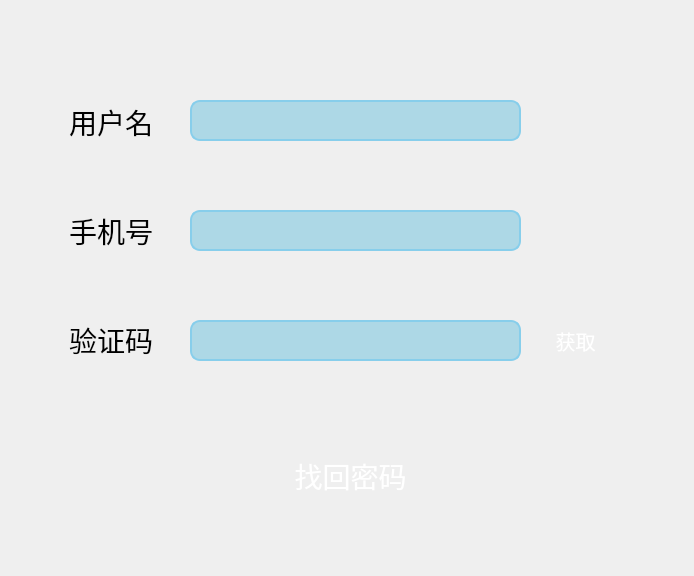
<?xml version="1.0" encoding="UTF-8"?>
<ui version="4.0">
 <class>forgetPassword2</class>
 <widget class="QWidget" name="forgetPassword2">
  <property name="geometry">
   <rect>
    <x>0</x>
    <y>0</y>
    <width>694</width>
    <height>576</height>
   </rect>
  </property>
  <property name="windowTitle">
   <string>Form</string>
  </property>
  <property name="styleSheet">
   <string notr="true">/* QLineEdit 样式 */
QLineEdit {
    color: white;
       font-family: &quot;Microsoft YaHei&quot;;
	background-color: lightblue;
    font-size: 28px; /* 提高字体大小 */
    border-style: outset;
    border-radius: 10px;

border: 2px solid #87CEEB; /* 增加边框以突出输入框 */
}


/* QLabel 样式 */
QLabel {
 font-family: &quot;Microsoft YaHei&quot;;
	background: rgba(85, 170, 255, 0);
    color: black; /* 黑色字体 */
    font-size: 28px; /* 字体大小 */
    padding: 2px; /* 内边距 */

    text-align: center; /* 居中对齐 */
}













</string>
  </property>
  <widget class="QLineEdit" name="phoneNumberLineEdit">
   <property name="geometry">
    <rect>
     <x>190</x>
     <y>210</y>
     <width>331</width>
     <height>41</height>
    </rect>
   </property>
  </widget>
  <widget class="QLineEdit" name="userNameLineEdit">
   <property name="geometry">
    <rect>
     <x>190</x>
     <y>100</y>
     <width>331</width>
     <height>41</height>
    </rect>
   </property>
   <property name="text">
    <string/>
   </property>
  </widget>
  <widget class="QWidget" name="layoutWidget">
   <property name="geometry">
    <rect>
     <x>60</x>
     <y>70</y>
     <width>110</width>
     <height>321</height>
    </rect>
   </property>
   <layout class="QVBoxLayout" name="verticalLayout_4">
    <item>
     <widget class="QLabel" name="register_userName_4">
      <property name="text">
       <string>用户名</string>
      </property>
     </widget>
    </item>
    <item>
     <widget class="QLabel" name="register_userSex_4">
      <property name="text">
       <string>手机号</string>
      </property>
     </widget>
    </item>
    <item>
     <widget class="QLabel" name="register_userPhoneNumber_4">
      <property name="text">
       <string>验证码</string>
      </property>
     </widget>
    </item>
   </layout>
  </widget>
  <widget class="QLineEdit" name="checkLineEdit">
   <property name="geometry">
    <rect>
     <x>190</x>
     <y>320</y>
     <width>331</width>
     <height>41</height>
    </rect>
   </property>
   <property name="text">
    <string/>
   </property>
  </widget>
  <widget class="QPushButton" name="getCheckButton">
   <property name="geometry">
    <rect>
     <x>550</x>
     <y>320</y>
     <width>51</width>
     <height>41</height>
    </rect>
   </property>
   <property name="styleSheet">
    <string notr="true">

QPushButton {
    font-family: &quot;Microsoft YaHei&quot;;
    font-size: 20px;
    color: white;
    background: qlineargradient(x1:0, y1:0, x2:1, y2:0,
                  stop:0 #FDC245, stop:1 #FB9E23);
border-radius: 10px;

}
QPushButton:hover {
background-color:#FAC85C;
}
</string>
   </property>
   <property name="text">
    <string>获取</string>
   </property>
  </widget>
  <widget class="QPushButton" name="forgetButton">
   <property name="geometry">
    <rect>
     <x>270</x>
     <y>450</y>
     <width>161</width>
     <height>51</height>
    </rect>
   </property>
   <property name="styleSheet">
    <string notr="true">QPushButton {
    font-family: &quot;Microsoft YaHei&quot;;
    font-size: 28px;
    color: white;
    background: qlineargradient(x1:0, y1:0, x2:1, y2:0,
                  stop:0 #FDC245, stop:1 #FB9E23);
border-radius: 10px;

}
QPushButton:hover {
background-color:#FAC85C;
}</string>
   </property>
   <property name="text">
    <string>找回密码</string>
   </property>
  </widget>
 </widget>
 <resources/>
 <connections/>
</ui>
